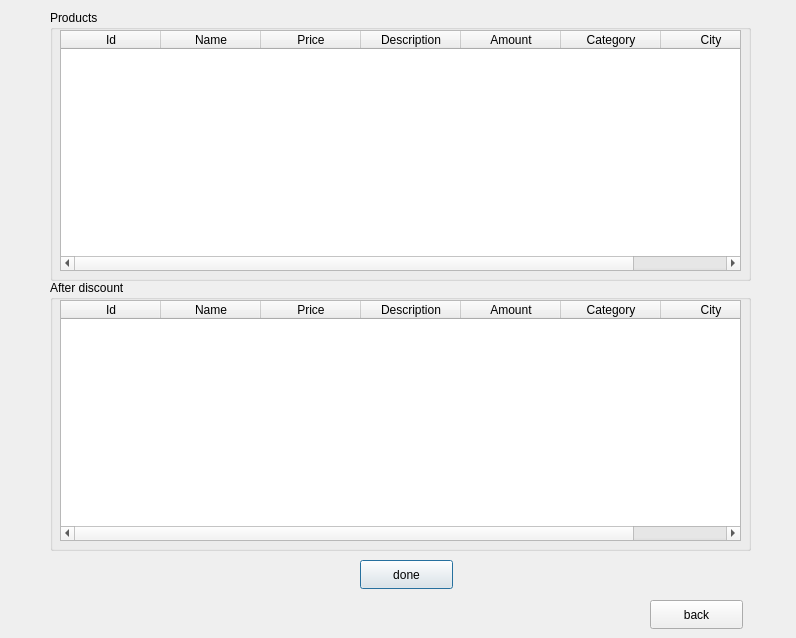
<?xml version="1.0" encoding="UTF-8"?>
<ui version="4.0">
 <class>Discount</class>
 <widget class="QDialog" name="Discount">
  <property name="geometry">
   <rect>
    <x>0</x>
    <y>0</y>
    <width>796</width>
    <height>638</height>
   </rect>
  </property>
  <property name="windowTitle">
   <string>Dialog</string>
  </property>
  <widget class="QGroupBox" name="groupBox_3">
   <property name="geometry">
    <rect>
     <x>50</x>
     <y>10</y>
     <width>701</width>
     <height>271</height>
    </rect>
   </property>
   <property name="title">
    <string>Products</string>
   </property>
   <widget class="QTableWidget" name="products_table">
    <property name="geometry">
     <rect>
      <x>10</x>
      <y>20</y>
      <width>681</width>
      <height>241</height>
     </rect>
    </property>
    <column>
     <property name="text">
      <string>Id</string>
     </property>
    </column>
    <column>
     <property name="text">
      <string>Name</string>
     </property>
    </column>
    <column>
     <property name="text">
      <string>Price</string>
     </property>
    </column>
    <column>
     <property name="text">
      <string>Description</string>
     </property>
    </column>
    <column>
     <property name="text">
      <string>Amount</string>
     </property>
    </column>
    <column>
     <property name="text">
      <string>Category</string>
     </property>
    </column>
    <column>
     <property name="text">
      <string>City</string>
     </property>
    </column>
   </widget>
  </widget>
  <widget class="QGroupBox" name="groupBox_4">
   <property name="geometry">
    <rect>
     <x>50</x>
     <y>280</y>
     <width>701</width>
     <height>271</height>
    </rect>
   </property>
   <property name="title">
    <string>After discount</string>
   </property>
   <widget class="QTableWidget" name="products_table_2">
    <property name="geometry">
     <rect>
      <x>10</x>
      <y>20</y>
      <width>681</width>
      <height>241</height>
     </rect>
    </property>
    <column>
     <property name="text">
      <string>Id</string>
     </property>
    </column>
    <column>
     <property name="text">
      <string>Name</string>
     </property>
    </column>
    <column>
     <property name="text">
      <string>Price</string>
     </property>
    </column>
    <column>
     <property name="text">
      <string>Description</string>
     </property>
    </column>
    <column>
     <property name="text">
      <string>Amount</string>
     </property>
    </column>
    <column>
     <property name="text">
      <string>Category</string>
     </property>
    </column>
    <column>
     <property name="text">
      <string>City</string>
     </property>
    </column>
   </widget>
  </widget>
  <widget class="QPushButton" name="done_btn">
   <property name="geometry">
    <rect>
     <x>360</x>
     <y>560</y>
     <width>93</width>
     <height>29</height>
    </rect>
   </property>
   <property name="text">
    <string>done</string>
   </property>
  </widget>
  <widget class="QPushButton" name="back_btn">
   <property name="geometry">
    <rect>
     <x>650</x>
     <y>600</y>
     <width>93</width>
     <height>29</height>
    </rect>
   </property>
   <property name="text">
    <string>back</string>
   </property>
  </widget>
 </widget>
 <resources/>
 <connections/>
</ui>
